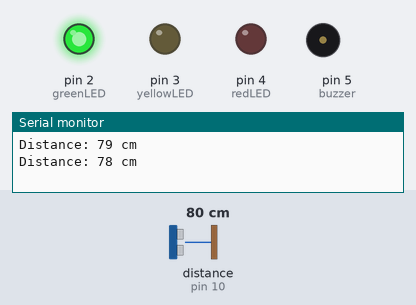
The sketch below on a simulated Arduino Uno, built with avr-gcc and run on an emulated ATmega328P. Parts: output pins drawn as LEDs (lit = HIGH), buzzer (waves = sounding, pin HIGH), the last lines printed to the serial monitor. Wiring (inferred from the names in the program): ultrasonic range finder: trigger pin 9; echo pin 10. The test bench sets the inputs (shaded band); at power-on: distance to the obstacle (sensor on pin 10) 80 cm. The echo pulse lasts 58.3 µs per cm; pins used as bus, display or sensor lines are not drawn.

Above: at 1.8 s.
1.9 s: distance to the obstacle (sensor on pin 10) set to 30 cm
3.4 s: distance to the obstacle (sensor on pin 10) set to 23 cm
At 4.9 s:
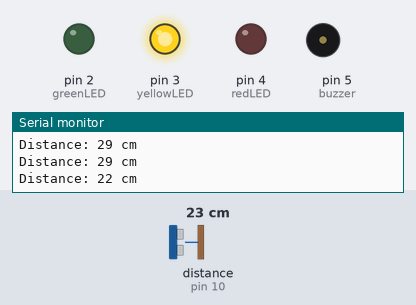
5.5 s: distance to the obstacle (sensor on pin 10) set to 13 cm
7.2 s: distance to the obstacle (sensor on pin 10) set to 10 cm
At 9.2 s:
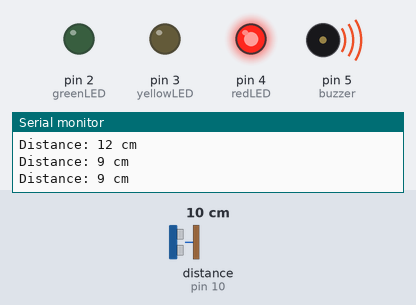
9.5 s: distance to the obstacle (sensor on pin 10) set to 18 cm
At 11.0 s:
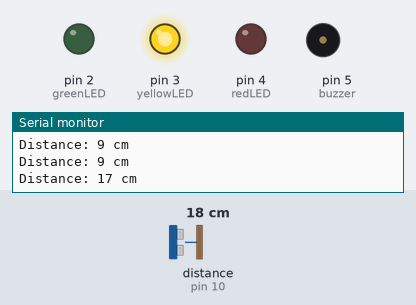
11.5 s: distance to the obstacle (sensor on pin 10) set to 2 cm
At 12.6 s:
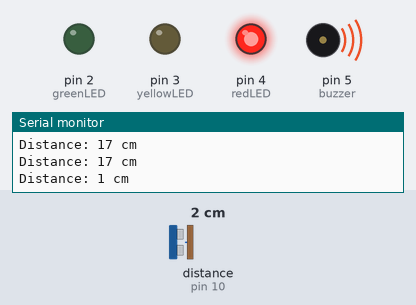
Timing chart, 0 to 14.5 s (numbered marks = the images above; inputs shaded):
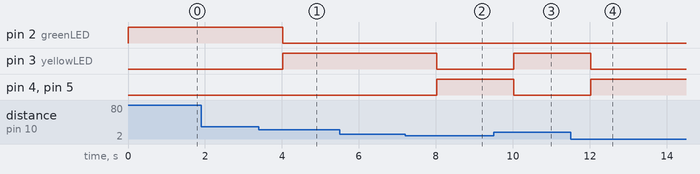

The sketch:

smartwaterlevel.ino
```cpp
#define trigPin 9
#define echoPin 10
#define greenLED 2
#define yellowLED 3
#define redLED 4
#define buzzer 5

long duration;
int distance;

void setup() {
  pinMode(trigPin, OUTPUT);
  pinMode(echoPin, INPUT);
  pinMode(greenLED, OUTPUT);
  pinMode(yellowLED, OUTPUT);
  pinMode(redLED, OUTPUT);
  pinMode(buzzer, OUTPUT);
  Serial.begin(9600);
}

void loop() {
  // Triggering the sensor
  digitalWrite(trigPin, LOW);
  delayMicroseconds(2);
  digitalWrite(trigPin, HIGH);
  delayMicroseconds(10);
  digitalWrite(trigPin, LOW);

  // Reading the echo
  duration = pulseIn(echoPin, HIGH);
  distance = duration * 0.034 / 2;

  Serial.print("Distance: ");
  Serial.print(distance);
  Serial.println(" cm");

  // Logic for water level
  if (distance > 25) { // Empty or low
    digitalWrite(greenLED, HIGH);
    digitalWrite(yellowLED, LOW);
    digitalWrite(redLED, LOW);
    digitalWrite(buzzer, LOW);
  } else if (distance > 10 && distance <= 25) { // Mid-level
    digitalWrite(greenLED, LOW);
    digitalWrite(yellowLED, HIGH);
    digitalWrite(redLED, LOW);
    digitalWrite(buzzer, LOW);
  } else { // Full/overflow
    digitalWrite(greenLED, LOW);
    digitalWrite(yellowLED, LOW);
    digitalWrite(redLED, HIGH);
    digitalWrite(buzzer, HIGH); // Alert
  }

  delay(1000);
}
```

Measured:
- the behaviour switches between 27 and 26 cm on distance to the obstacle (sensor on pin 10) (found by bisection; images 0 and 1)
- the behaviour switches between 12 and 11 cm on distance to the obstacle (sensor on pin 10) (found by bisection; images 1 and 2)
- after the input at 3.4 s, pin 2 (greenLED): HIGH → LOW after 0.62 s; pin 3 (yellowLED): LOW → HIGH after 0.62 s
- after the input at 7.2 s, pin 3 (yellowLED): HIGH → LOW after 0.82 s; pin 4 (redLED), pin 5 (buzzer): LOW → HIGH after 0.82 s
- after the input at 9.5 s, pin 3 (yellowLED): LOW → HIGH after 0.53 s; pin 4 (redLED), pin 5 (buzzer): HIGH → LOW after 0.53 s
- after the input at 11.5 s, pin 3 (yellowLED): HIGH → LOW after 0.53 s; pin 4 (redLED), pin 5 (buzzer): LOW → HIGH after 0.53 s
